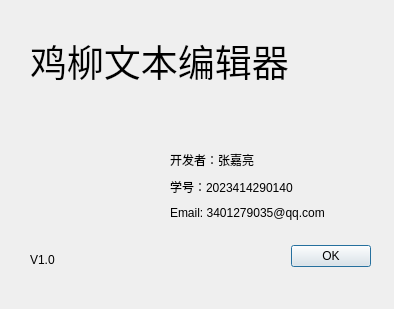
<?xml version="1.0" encoding="UTF-8"?>
<ui version="4.0">
 <class>AboutDialog</class>
 <widget class="QDialog" name="AboutDialog">
  <property name="geometry">
   <rect>
    <x>0</x>
    <y>0</y>
    <width>394</width>
    <height>309</height>
   </rect>
  </property>
  <property name="windowTitle">
   <string>Dialog</string>
  </property>
  <widget class="QDialogButtonBox" name="buttonBox">
   <property name="geometry">
    <rect>
     <x>30</x>
     <y>240</y>
     <width>341</width>
     <height>32</height>
    </rect>
   </property>
   <property name="orientation">
    <enum>Qt::Horizontal</enum>
   </property>
   <property name="standardButtons">
    <set>QDialogButtonBox::Ok</set>
   </property>
  </widget>
  <widget class="QLabel" name="label">
   <property name="geometry">
    <rect>
     <x>30</x>
     <y>0</y>
     <width>361</width>
     <height>121</height>
    </rect>
   </property>
   <property name="font">
    <font>
     <pointsize>28</pointsize>
    </font>
   </property>
   <property name="text">
    <string>鸡柳文本编辑器</string>
   </property>
  </widget>
  <widget class="QLabel" name="label_5">
   <property name="geometry">
    <rect>
     <x>30</x>
     <y>110</y>
     <width>111</width>
     <height>111</height>
    </rect>
   </property>
   <property name="styleSheet">
    <string notr="true">border-image: url(:/Img/103.bmp);</string>
   </property>
   <property name="text">
    <string/>
   </property>
  </widget>
  <widget class="QLabel" name="label_6">
   <property name="geometry">
    <rect>
     <x>30</x>
     <y>250</y>
     <width>69</width>
     <height>19</height>
    </rect>
   </property>
   <property name="text">
    <string>V1.0</string>
   </property>
  </widget>
  <widget class="QWidget" name="layoutWidget">
   <property name="geometry">
    <rect>
     <x>170</x>
     <y>150</y>
     <width>209</width>
     <height>73</height>
    </rect>
   </property>
   <layout class="QVBoxLayout" name="verticalLayout">
    <item>
     <widget class="QLabel" name="label_2">
      <property name="text">
       <string>开发者：张嘉亮</string>
      </property>
     </widget>
    </item>
    <item>
     <widget class="QLabel" name="label_3">
      <property name="text">
       <string>学号：2023414290140</string>
      </property>
     </widget>
    </item>
    <item>
     <widget class="QLabel" name="label_4">
      <property name="text">
       <string>Email: 3401279035@qq.com</string>
      </property>
     </widget>
    </item>
   </layout>
  </widget>
 </widget>
 <resources/>
 <connections>
  <connection>
   <sender>buttonBox</sender>
   <signal>accepted()</signal>
   <receiver>AboutDialog</receiver>
   <slot>accept()</slot>
   <hints>
    <hint type="sourcelabel">
     <x>248</x>
     <y>254</y>
    </hint>
    <hint type="destinationlabel">
     <x>157</x>
     <y>274</y>
    </hint>
   </hints>
  </connection>
  <connection>
   <sender>buttonBox</sender>
   <signal>rejected()</signal>
   <receiver>AboutDialog</receiver>
   <slot>reject()</slot>
   <hints>
    <hint type="sourcelabel">
     <x>316</x>
     <y>260</y>
    </hint>
    <hint type="destinationlabel">
     <x>286</x>
     <y>274</y>
    </hint>
   </hints>
  </connection>
 </connections>
</ui>
